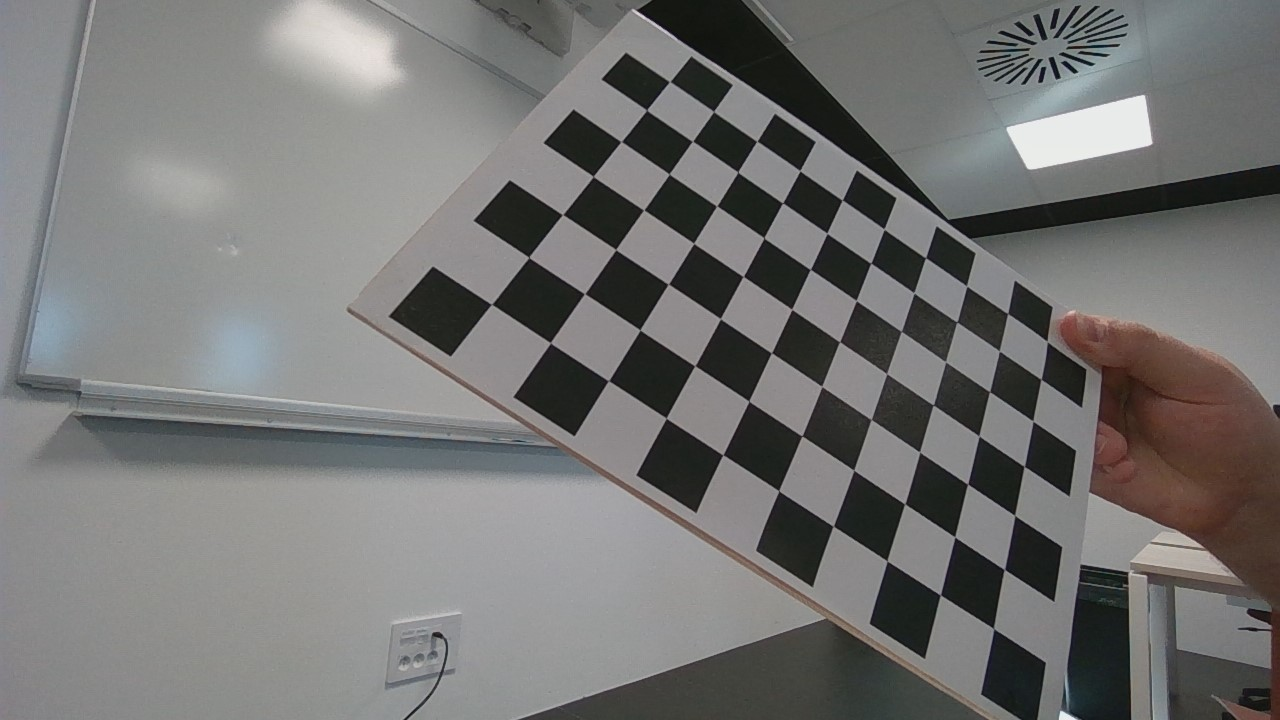
#> input picture Checkboard/Checkboard (1).jpg, 1280 x 720 px; its folder holds only this picture in this run
$ python etalonnage.py
#> lines starting #> are read from the running program, lines starting #| are printed output that depends on the picture; after the words box and inside, x2 and y2 are one past the last pixel; in counts of white or black regions, pixels touching at a corner belong together; long printed decimals are rounded
import numpy as np
import cv2 as cv
import glob

def etalonnage():
    # ---- Termination criteria -----
    criteria = (cv.TERM_CRITERIA_EPS + cv.TERM_CRITERIA_MAX_ITER, 30, 0.001)

    # ---- Préparation des object points, ex : (0,0,0), (1,0,0), (2,0,0) ....,(6,5,0) -----
    objp = np.zeros((7*10, 3), np.float32)
    objp[:, :2] = np.mgrid[0:10, 0:7].T.reshape(-1, 2)

    # ----- Stockage des object points et des image points de toutes les images ---------
    objpoints = []  # Points 3D points en réel
    imgpoints = []  # Points 2D sur l'image

    images = glob.glob("Checkboard/*.jpg")

    for fname in images:
        img = cv.imread(fname)
#> img is the input picture: shape (720, 1280, 3); mean B, G, R 115, 116.2, 116.5
        gray = cv.cvtColor(img, cv.COLOR_BGR2GRAY)
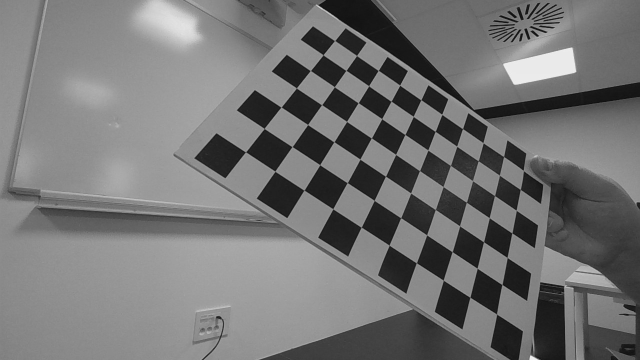
#> gray: shape (720, 1280) (shown at 1/2 size); min 2, max 242, mean 116.1

        # ------- Coins de l'échiquier à trouver ----------
        ret, corners = cv.findChessboardCorners(gray, (10, 7), None)
#> ret = True; corners = 70 rows, first 8: [992, 626], [940.3, 595], [887.1, 561.1], [833.3, 526], [778.7, 490.7], [722.8, 454.8], [666.3, 418.3], [608.3, 380.7]

        # ------- Si coins trouvés, ajout des object points ----------
        if ret:
            objpoints.append(objp)
            corners2 = cv.cornerSubPix(gray, corners, (11, 11), (-1, -1), criteria)
#> corners2 = 70 rows, first 8: [993.6, 628.5], [940.3, 594.9], [887.1, 560.8], [833.2, 526.2], [778.7, 490.7], [722.9, 454.8], [666.2, 418.1], [608.5, 380.7]
            imgpoints.append(corners2)

            # -------- Affichage des bords --------------
            cv.drawChessboardCorners(img, (10, 7), corners2, ret)
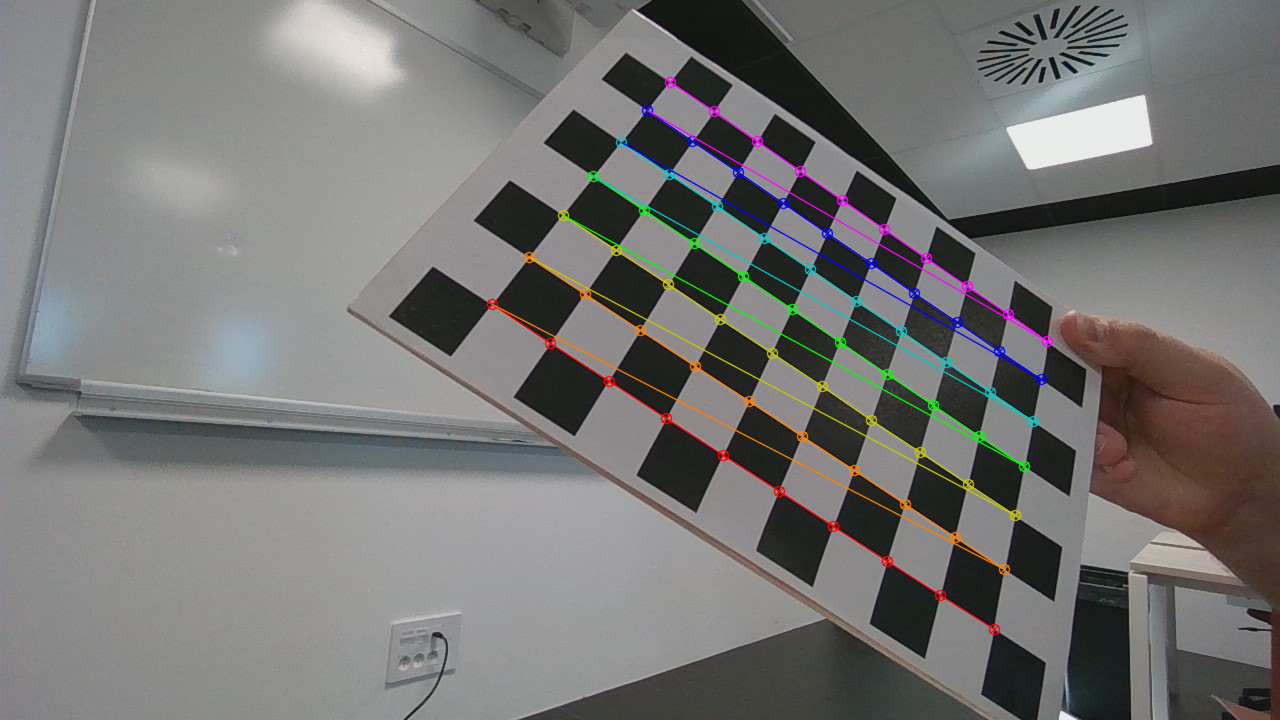
#> img: shape (720, 1280, 3); 2.48% of pixels changed, all inside (x1, y1, x2, y2) = (486, 76, 1054, 636)
            cv.imshow('img', img)
            cv.waitKey(500)

    cv.destroyAllWindows()

    # ----------- Calibration de la caméra --------------
    if len(objpoints) > 0 and len(imgpoints) > 0:
        ret, mtx, dist, rvecs, tvecs = cv.calibrateCamera(objpoints, imgpoints, gray.shape[::-1], None, None)
#> ret = 0.369; mtx = [[556.6, 0, 538], [0, 516.3, 329.7], [0, 0, 1]]; dist = [[-0.0667, 0.048, 0.000385, 0.00507, -0.0156]]; rvecs = ([0.218, -0.515, -2.49],); tvecs = ([6.71, 4.78, 8.05],)

        # --------- Affichage des résultats ------------
        print("\nMatrice intrinsèque de la caméra :\n", mtx)
#| Matrice intrinsèque de la caméra :
#|  [[556.645   0.         537.973]
#|  [  0.         516.251  329.684]
#|  [  0.           0.           1.        ]]
        print("\nCoefficients de distorsion :\n", dist)
#| Coefficients de distorsion :
#|  [[-0.06665  0.04803  0.0003849  0.00507    -0.01559]]

        return mtx, dist

    else:
        print("\nErreur : Aucun damier détecté, calibration impossible.")
        return None, None

if __name__ == "__main__":
    etalonnage()

$ run again, on Checkboard/Checkboard (13).jpg
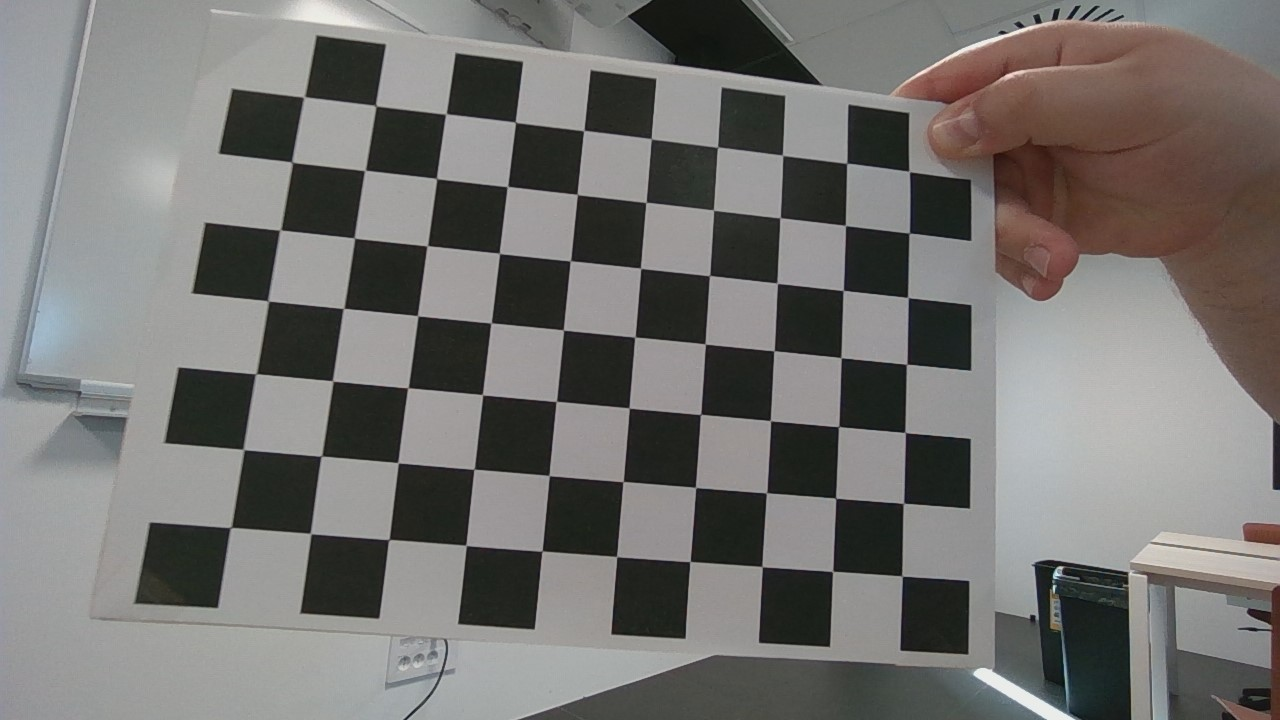
#> input picture Checkboard/Checkboard (13).jpg, 1280 x 720 px
#> in etalonnage, img is the input picture: shape (720, 1280, 3); mean B, G, R 112.7, 115.1, 116.8
#> in etalonnage, `gray = cv.cvtColor(img, cv.COLOR_BGR2GRAY)`:
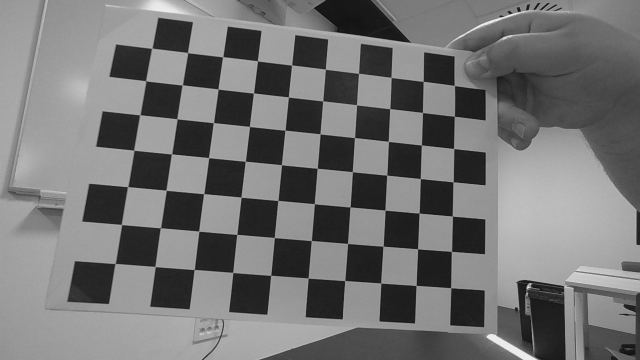
#> gray: shape (720, 1280) (shown at 1/2 size); min 8, max 246, mean 115.4
#> in etalonnage, `ret, corners = cv.findChessboardCorners(gray, (10, 7), None)`: ret = True; corners = 70 rows, first 8: [902.3, 576.3], [832.6, 571.5], [762.2, 566.7], [690, 561.4], [616.7, 556.6], [542.3, 550.7], [465.9, 545.3], [389.1, 539.5]
#> corners2 = 70 rows, first 8: [902, 576], [832.6, 571.4], [762.1, 566.6], [690, 561.6], [616.6, 556.6], [542, 551.1], [466.1, 545.4], [388.8, 539.5]
#> in etalonnage, `cv.drawChessboardCorners(img, (10, 7), corners2, ret)`:
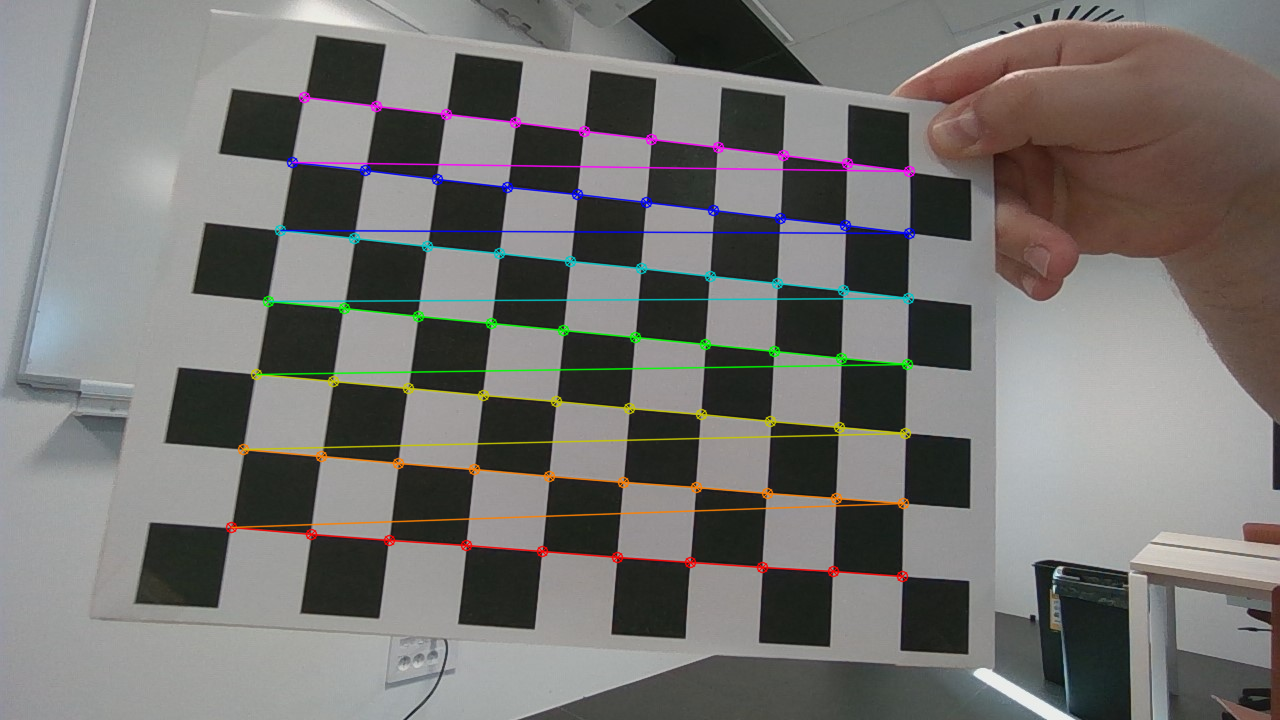
#> img: shape (720, 1280, 3); 3.32% of pixels changed, all inside (x1, y1, x2, y2) = (225, 91, 916, 583)
#> in etalonnage, `ret, mtx, dist, rvecs, tvecs = cv.calibrateCamera(objpoints, imgpoints..`: ret = 0.281; mtx = [[582.8, 0, 623.2], [0, 582.2, 373.5], [0, 0, 1]]; dist = [[-0.0726, 0.16, -0.000781, 0.000445, -0.14]]; rvecs = ([0.119, -0.2, -3.04],); tvecs = ([3.89, 2.83, 8.03],)
#| Matrice intrinsèque de la caméra :
#|  [[582.755   0.         623.233]
#|  [  0.         582.208 373.527]
#|  [  0.           0.           1.        ]]
#| Coefficients de distorsion :
#|  [[-0.0726  0.1601 -0.0007814  0.0004448 -0.1401]]

$ run again, on Checkboard/Checkboard (14).jpg
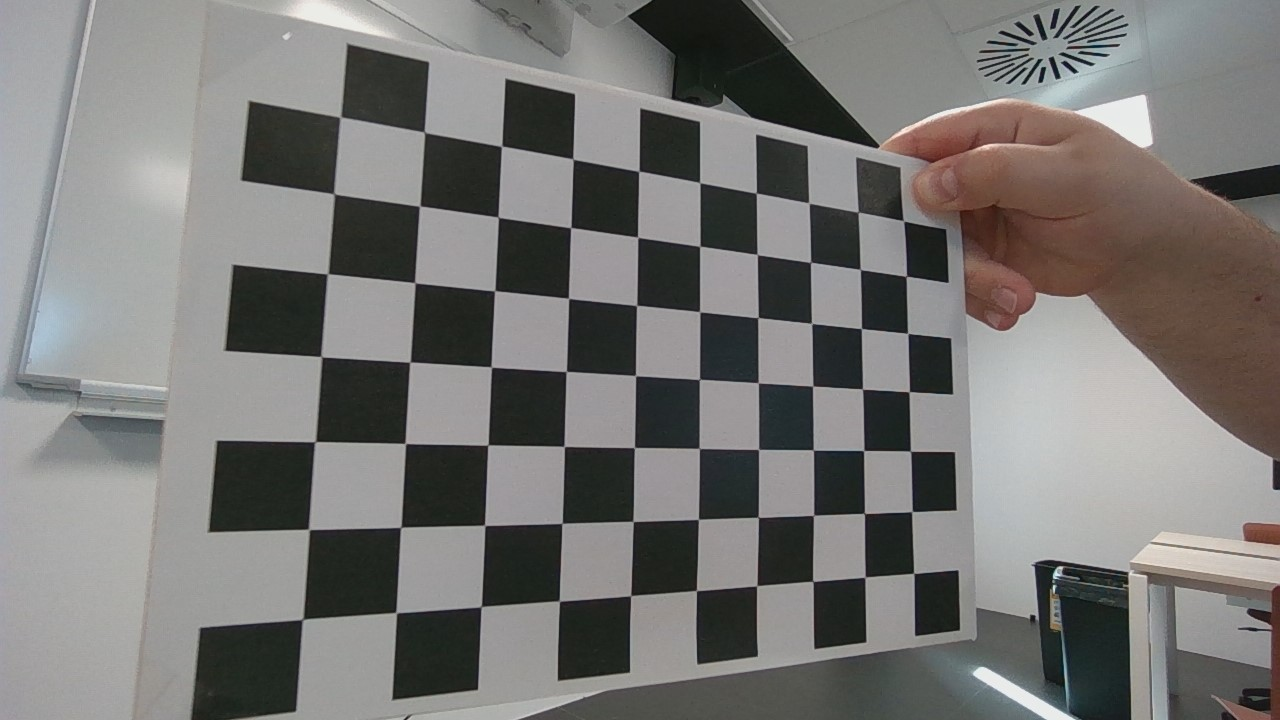
#> input picture Checkboard/Checkboard (14).jpg, 1280 x 720 px
#> in etalonnage, img is the input picture: shape (720, 1280, 3); mean B, G, R 116.3, 118.5, 119.7
#> in etalonnage, `gray = cv.cvtColor(img, cv.COLOR_BGR2GRAY)`:
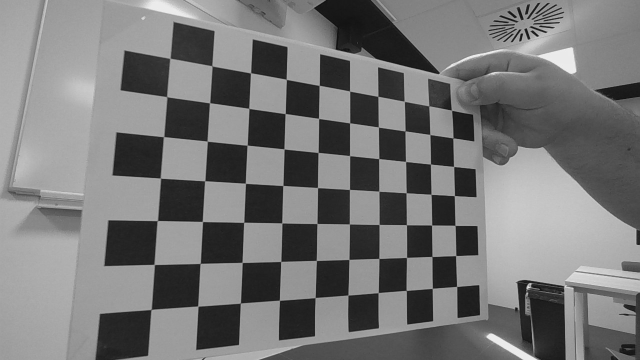
#> gray: shape (720, 1280) (shown at 1/2 size); min 7, max 247, mean 118.6
#> in etalonnage, `ret, corners = cv.findChessboardCorners(gray, (10, 7), None)`: ret = True; corners = 70 rows, first 8: [913.6, 573.3], [864.8, 577.3], [813, 581.5], [757, 585.9], [696.7, 590.1], [631.2, 595.9], [559.1, 601], [481, 605.6]
#> corners2 = 70 rows, first 8: [913.8, 573.4], [865.1, 577.2], [812.8, 581.4], [756.7, 585.8], [696.4, 590.5], [630.6, 595.6], [559.3, 601], [481.2, 606.6]
#> in etalonnage, `cv.drawChessboardCorners(img, (10, 7), corners2, ret)`:
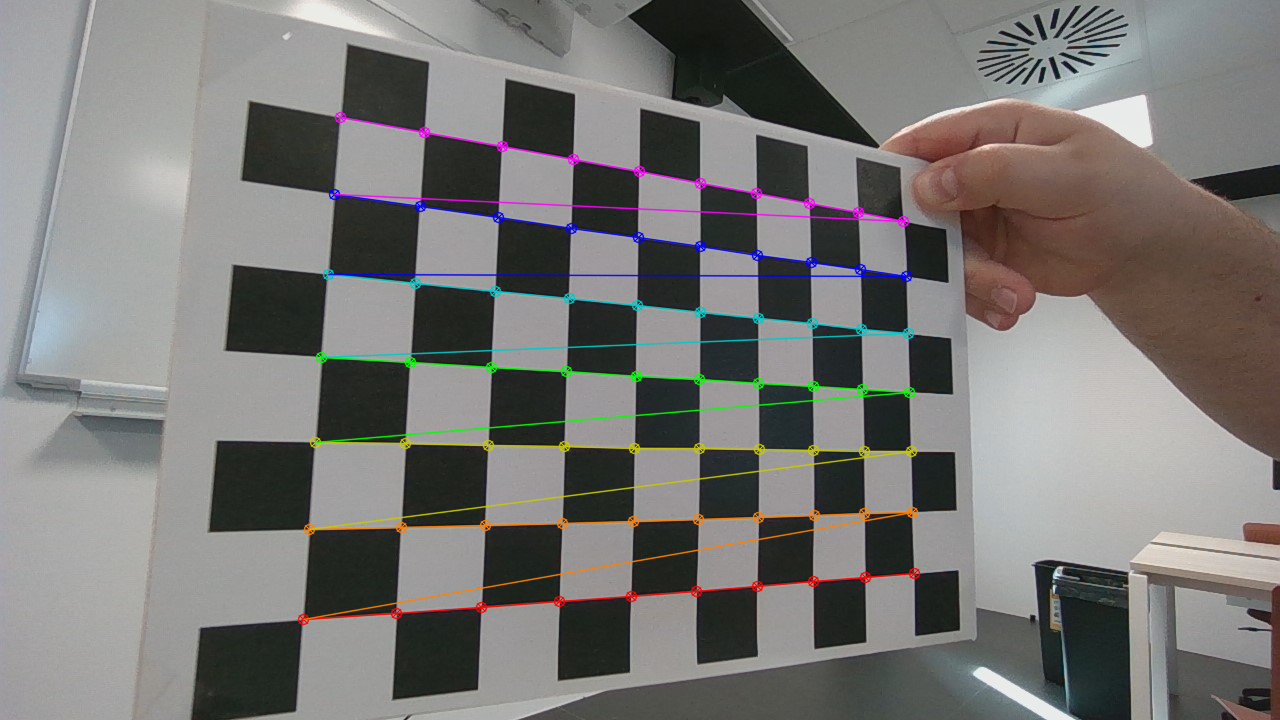
#> img: shape (720, 1280, 3); 3.09% of pixels changed, all inside (x1, y1, x2, y2) = (297, 111, 921, 626)
#> in etalonnage, `ret, mtx, dist, rvecs, tvecs = cv.calibrateCamera(objpoints, imgpoints..`: ret = 0.393; mtx = [[870.5, 0, 644], [0, 829, 325.7], [0, 0, 1]]; dist = [[-0.09, 0.124, 0.00184, -0.00446, 0.00702]]; rvecs = ([0.746, -0.218, -2.99],); tvecs = ([4.25, 4.09, 13.5],)
#| Matrice intrinsèque de la caméra :
#|  [[870.511   0.         643.978]
#|  [  0.         829.015 325.671]
#|  [  0.           0.           1.        ]]
#| Coefficients de distorsion :
#|  [[-0.09002  0.1242  0.001843 -0.004464  0.007018]]
